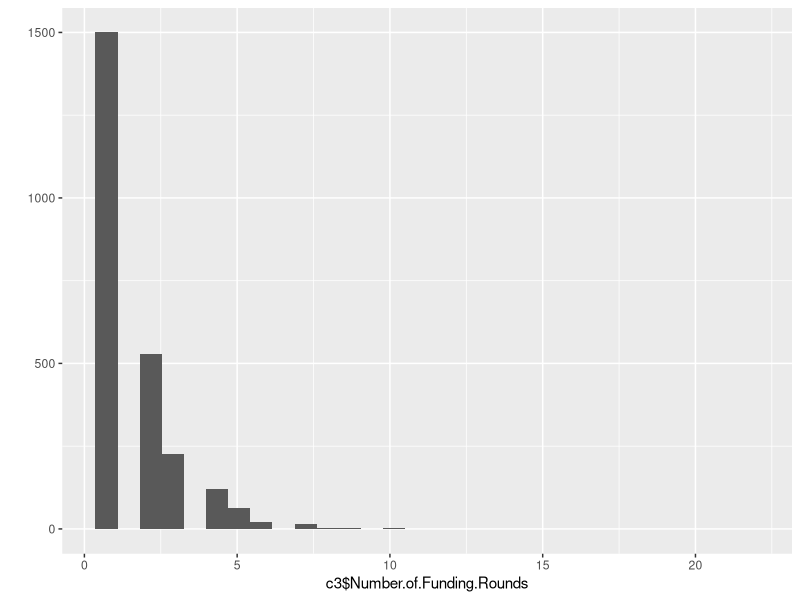

The R source for this figure:
library(stringr)
library(dplyr)
library(ggplot2)
#function
sumna<-function(x){
  sum(is.na(x))
}
  
#read data and clear out useless column
company <- read.csv("crunchbase.csv",stringsAsFactors = FALSE,na.strings = c(""," ","NA","Nan"))
c1<-company
c1$X<-NULL
c1$Company.Name.URL<-NULL
c1$Stock.Symbol.URL<-NULL
c1$Crunchbase.Rank<-NULL
c1$Trend.Score..30.Days.<-NULL
c1$Trend.Score..7.Days.<-NULL
c1$Trend.Score..90.Days.<-NULL
#convert to correct data type
c2<-c1
c2$Description<-NULL
c2$Status<-as.factor(c2$Status)
c2$Closed.Date<-as.Date(c2$Closed.Date,format = "%m/%d/%Y")
c2$Founded.Date<-as.Date(c2$Founded.Date,format = "%m/%d/%Y")
c2$Number.of.Articles<-as.numeric(gsub(x=c2$Number.of.Articles,replacement = "",pattern = ","))
c2$Number.of.Employees<-as.factor(c2$Number.of.Employees)
c2$Number.of.Founders[is.na(c2$Number.of.Founders)]<-0
c2$Number.of.Funding.Rounds[is.na(c2$Number.of.Funding.Roundsis.na)]<-0
#
c2$Last.Funding.Date<-as.Date(c2$Last.Funding.Date,format="%m/%d/%Y")
c2$Last.Funding.Amount<-as.numeric(gsub(x=c2$Last.Funding.Amount,replacement = "",pattern = "(\\$|,)"))
c2$Last.Funding.Amount[is.na(c2$Last.Funding.Amount)]<-0
c2$Last.Funding.Type<-as.factor(c2$Last.Funding.Type)
c2$Last.Equity.Funding.Amount<-as.numeric(gsub(x=c2$Last.Equity.Funding.Amount,replacement = "",pattern = "(\\$|,)"))
c2$Last.Equity.Funding.Amount[is.na(c2$Last.Equity.Funding.Amount)]<-0
#
c2$Total.Equity.Funding.Amount<-as.numeric(gsub(x=c2$Total.Equity.Funding.Amount,replacement = "",pattern = "(\\$|,)"))
c2$Total.Equity.Funding.Amount[is.na(c2$Total.Equity.Funding.Amount)]<-0
c2$Total.Funding.Amount<-as.numeric(gsub(x=c2$Total.Funding.Amount,replacement = "",pattern = "(\\$|,)"))
c2$Total.Funding.Amount[is.na(c2$Total.Funding.Amount)]<-0
#
c2$IPO.Date<-as.Date(c2$IPO.Date,format="%m/%d/%Y")
write.csv(x = c2,file = "cleaning-1.csv",na ="",fileEncoding ="utf-8")
c3<-c2
#Create More Useful Column
apply(c3,2,sumna)
c3$Company.Length<-ifelse(is.na(c3$Closed.Date),Sys.Date()-c3$Founded.Date, c3$Closed.Date-c3$Founded.Date)/365
#
unique(as.vector(str_split(c3$Categories,",",simplify = TRUE)))
a<-data.frame(str_split(c3$Categories,",",simplify = TRUE),stringsAsFactors = FALSE)
#DEFINE SUCCESSFUL IS GOING TO IPO OR FOUNDING ROUNDS >=3
c3$successful<-ifelse(!is.na(c3$IPO.Date)|c3$Total.Funding.Amount>=3|c3$Status=="Was Acquired",1,0)
#rearrange column
c4 <- c3 %>%
  select(Company.Name,Headquarters.Location,Category.Groups,Categories,Founded.Date,Closed.Date,Company.Length,
         Number.of.Employees,Number.of.Founders, Number.of.Articles,Number.of.Investors,Number.of.Lead.Investors,
         Number.of.Funding.Rounds,Last.Funding.Date,Last.Funding.Type,Last.Funding.Amount,Last.Equity.Funding.Amount,
         Total.Equity.Funding.Amount,Total.Funding.Amount,Stock.Exchange,Stock.Symbol,IPO.Date,Valuation.at.IPO,Money.Raised.at.IPO,
         Status,successful)
#exploratory Analysis
qplot(c3$Number.of.Funding.Rounds)
table(c3$Status)
table(c3$Number.of.Funding.Rounds)

